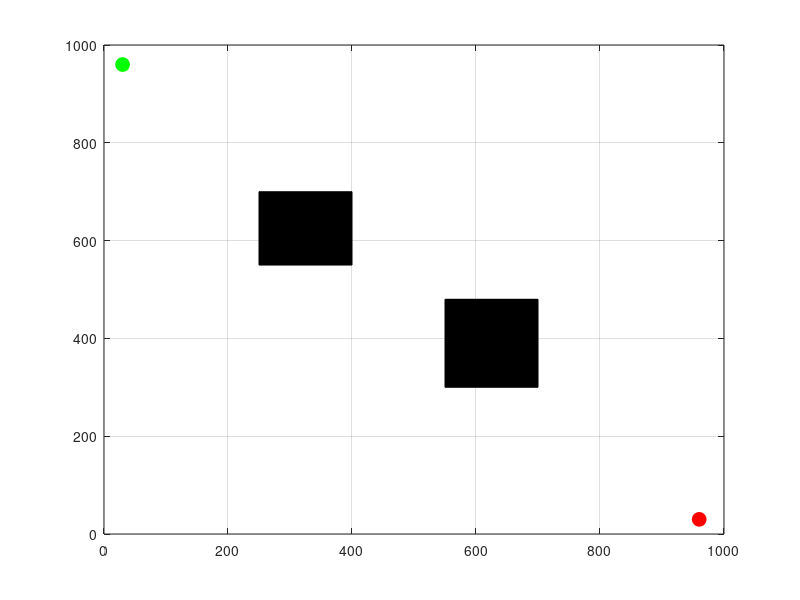

Write the MATLAB code that produced this figure. (Note: this script raises an error after producing the figure.)
% 环境初始化
clear;
clc;

% 定义环境的参数
x_max = 1000; % 地图行数
y_max = 1000; % 地图列数

% 定义起点和目标点
start_pose = [30, 960]; % 起点位置
goal_pose = [960, 30];  % 目标位置
step = 30;              % 每一步的步长
r = step;               % 每次扩展的步长
numNodes = 10000;       % 最大节点数

% 定义障碍物
obstacle_list = [
    250, 550, 150, 150;  % 障碍物1：位置(250,550)，大小(150,150)
    550, 300, 150, 180;  % 障碍物2：位置(550,300)，大小(150,180)
];

% 定义障碍物的影响范围
or = 20; % 障碍物影响范围
obstacles = zeros(size(obstacle_list)); % 初始化障碍物矩阵
for i = 1:size(obstacle_list, 1)
    % 扩大障碍物范围
    obstacles(i, :) = [obstacle_list(i, 1)-or, obstacle_list(i, 2)-or, ...
                       obstacle_list(i, 3)+2*or, obstacle_list(i, 4)+2*or];
end

% 画图初始化
figure;
hold on;
axis([0 x_max 0 y_max]);
axis on;
box on;
grid on;

% 绘制障碍物（扩大后的范围）
for i = 1:size(obstacle_list, 1)
    rectangle('Position', obstacle_list(i, :), 'FaceColor', [0 0 0]);
end

% 绘制起点和目标点
plot(start_pose(1), start_pose(2), 'go', 'MarkerFaceColor', 'g', 'MarkerSize', 10); % 绿色圆点为起点
plot(goal_pose(1), goal_pose(2), 'ro', 'MarkerFaceColor', 'r', 'MarkerSize', 10); % 红色圆点为目标

% RRT算法主体
path_V = start_pose; % 维护树的节点
path_E = [];         % 维护树的边
parent_nodes = -1;   % 父节点数组，记录每个节点的父节点索引（初始节点无父节点）

% 运行RRT算法
goal_reached = false; % 是否到达目标
for k = 1:numNodes
    % 1. 在地图中随机生成一个点
    rand_point = [rand() * x_max, rand() * y_max]; % 随机生成点
    
    % 2. 找到最近的树节点
    [nearest_node, nearest_idx] = findNearestNode(path_V, rand_point);
    
    % 3. 从最近的节点扩展一个新节点
    new_point = extend(nearest_node, rand_point, r);
    
    % 4. 检查新节点是否与障碍物碰撞
    if isCollision(new_point, nearest_node, obstacles)
        continue;
    end
    
    % 5. 将新节点添加到树中，并记录父节点
    path_V = [path_V; new_point];
    parent_nodes = [parent_nodes; nearest_idx]; % 保存父节点索引
    
    % 6. 绘制树的扩展过程
    line([nearest_node(1), new_point(1)], [nearest_node(2), new_point(2)], 'Color', 'm', 'LineWidth', 2, 'Marker', 'o', 'MarkerSize', 1.8);
    drawnow;
    
    % 7. 如果新节点接近目标点，则终止
    if norm(new_point - goal_pose) < r
        disp('找到路径!');
        goal_reached = true;
        break;
    end
end

if ~goal_reached
    disp('未能找到路径！');
    return;
end

% 回溯路径
final_node_idx = size(path_V, 1); % 最后一个节点的索引
path = [];
while final_node_idx > 0
    path = [path; path_V(final_node_idx, :)]; % 将当前节点添加到路径
    final_node_idx = parent_nodes(final_node_idx); % 获取父节点的索引
end

% 绘制最终路径
for i = 1:size(path, 1)-1
    line([path(i, 1), path(i+1, 1)], [path(i, 2), path(i+1, 2)], 'Color', 'b', 'LineWidth', 2);
end

% RRT算法相关函数
function [nearest_node, nearest_idx] = findNearestNode(path_V, rand_point)
    % 找到距离随机点最近的节点
    distances = vecnorm(path_V - rand_point, 2, 2);
    [~, nearest_idx] = min(distances);
    nearest_node = path_V(nearest_idx, :);
end

function new_point = extend(nearest_node, rand_point, step_size)
    % 从最近节点扩展一个新节点
    direction = rand_point - nearest_node;
    direction = direction / norm(direction); % 单位化方向
    new_point = nearest_node + direction * step_size;
end

function collision = isCollision(new_point, nearest_node, obstacles)
    % 检查路径是否与障碍物碰撞
    collision = false;
    for i = 1:size(obstacles, 1)
        obs_x = obstacles(i, 1);
        obs_y = obstacles(i, 2);
        obs_width = obstacles(i, 3);
        obs_height = obstacles(i, 4);
        
        % 计算线段与矩形障碍物的交点
        if (min(nearest_node(1), new_point(1)) < obs_x + obs_width && ...
            max(nearest_node(1), new_point(1)) > obs_x && ...
            min(nearest_node(2), new_point(2)) < obs_y + obs_height && ...
            max(nearest_node(2), new_point(2)) > obs_y)
            collision = true;
            break;
        end
    end
end
